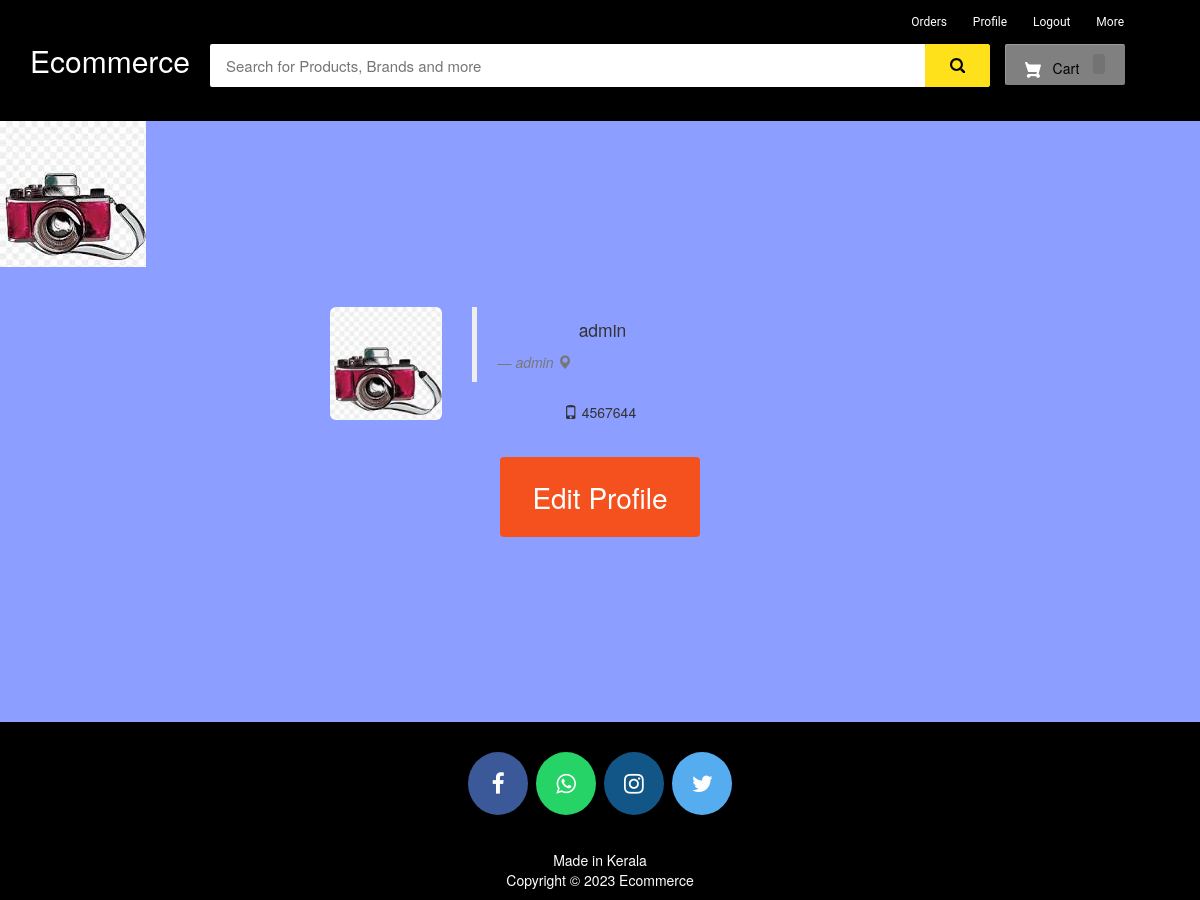
Page /my-profile (signed in) on the committed database.
### ecom/models.py (models this page shows, shortened)
class Customer(models.Model):
    user=models.OneToOneField(User,on_delete=models.CASCADE)
    profile_pic = models.ImageField(upload_to='profile_pics/')
    address = models.CharField(max_length=40)
    mobile = models.CharField(max_length=20,null=False)

### ecom/views.py (the view)
# urls.py: path('my-profile', views.my_profile_view,name='my-profile'),
@login_required(login_url='customerlogin')
@user_passes_test(is_customer)
def my_profile_view(request):
    customer=models.Customer.objects.get(user_id=request.user.id)
    return render(request,'ecom/my_profile.html',{'customer':customer})

### ecom/views.py (called while the page is built)
def is_customer(user):
    return user.groups.filter(name='CUSTOMER').exists()

### templates/ecom/my_profile.html (shortened to what this page needs)
{% extends 'ecom/customer_base.html' %}
{% load static %}
{% block content %}
<br><br><br>
<div style="padding-left:300px;" class="container">
        <div class="col-sm-2 col-md-2">
            <img src="{% static customer.profile_pic.url %}"   alt="profile pic" class="img-rounded img-responsive" />
        </div>
        <div class="col-sm-4 col-md-4">
            <blockquote>
                <p>{{request.user}}</p> <small><cite title="Source Title">{{customer.address}}  <i class="glyphicon glyphicon-map-marker"></i></cite></small>
            </blockquote>
            <p> <i class="glyphicon glyphicon-phone"></i> {{customer.mobile}}
            </p>
        </div>
</div>
<br>
<div style="text-align: center;">
  <a href="/edit-profile"><button class="button" ><span>Edit Profile </span></button></a>
</div>
<br><br><br><br><br><br>
{% endblock content %}

### templates/ecom/customer_base.html (shortened to what this page needs)
<html>
{% load static %}
<head>
<link rel="stylesheet" href="https://maxcdn.bootstrapcdn.com/bootstrap/3.3.0/css/bootstrap.min.css">
<link rel="stylesheet" href="https://maxcdn.bootstrapcdn.com/font-awesome/4.7.0/css/font-awesome.min.css">
</head>
<body>
<div id="navbar">
    <div class="container">
        <div class="row row1">
            <ul class="largenav pull-right">
                <li class="upper-links"><a class="links" href="/my-order">Orders</a></li>
                <li class="upper-links"><a class="links" href="/my-profile">Profile</a></li>
                  <li class="upper-links"><a class="links" href="/logout">Logout</a></li>
                <li class="upper-links dropdown"><a class="links" href="">More</a>
                </li>
            </ul>
        </div>
        <div class="row row2">
            <div class="col-sm-2">
                <h2 style="margin:0px;"><a style="text-decoration:none; color:white;" href="/"><span class="largenav">Ecommerce </span></a></h2>
            </div>
            <div class="navbar-search smallsearch col-sm-8 col-xs-11">
              <form  action="/search" method="get">
                <div class="row"> <input class="navbar-input col-xs-11" type="search" placeholder="Search for Products, Brands and more" name="query" id="query">
                  <button class="navbar-button col-xs-1" type="submit">
                  </button>
                </div>
              </form>
            </div>
            <div class="cart1 largenav col-sm-2"> <a class="cart-button" href="/cart">  Cart <span class="item-number ">{{ product_count_in_cart }}</span> </a> </div>
        </div>
    </div>
</div>
{% if customer.profile_pic %}
<img src="{{ customer.profile_pic.url }}" alt="Profile Picture">
{% else %}
<p>No profile picture available.</p>
{% endif %}
{% block content %}
{% endblock content %}
<br><br><br>
<footer>
  <p>
    <a id="ftr" href="https://facebook.com/" class="fa fa-facebook"></a>
    <a id="ftr" href="https://api.whatsapp.com/" class="fa fa-whatsapp"></a>
    <a id="ftr" href="https://instagram.com/" class="fa fa-instagram"></a>
    <a id="ftr" href="https://twitter.com/" class="fa fa-twitter"></a>
  </p>
  <br>
  <div class="container">
    <div class="row">
      <div class="col-md-12 col-sm-12">
        <div style="color:#ffffff;" class="wow fadeInUp footer-copyright">
          <p>Made in Kerala <br>
            Copyright &copy; 2023 Ecommerce</p>
        </div>
      </div>
    </div>
  </div>
</footer>
</body>
</html>

### templates/ecom/customer_base.html (style rules this page uses)
body { background-color: #ebe0e0 }
#navbar { background-color: #000; color: black; }
.row1 { padding-top: 10px; padding-right: 50px }
.row2 { padding-bottom: 20px }
.navbar-input { padding: 11px 16px; border-radius: 2px 0 0 2px; border: 0 none; outline: 0 none; font-size: 15px }
.navbar-button { background-color: #ffe11b; border: 1px solid #ffe11b; border-radius: 0 2px 2px 0; color: #565656; padding: 10px 0; height: 43px; cursor: pointer }
.cart-button { background-color: #808080; box-shadow: 0 4px 4px 0 rgba(0, 0, 0, .23), inset 1px 1px 0 0 hsla(0, 0%, 100%, .2); padding: 10px 0; text-align: center; height: 41px; border-radius: 2px; font-weight: 500; width: 120px; display: inline-block; color: #FFFFFF; text-decoration: none; color: inherit; border: none; outline: none }
.cart-svg { display: inline-block; width: 16px; height: 16px; vertical-align: middle; margin-right: 8px }
.item-number { border-radius: 3px; background-color: rgba(0, 0, 0, .1); height: 20px; padding: 3px 6px; font-weight: 500; display: inline-block; color: #fff; line-height: 12px; margin-left: 10px }
.upper-links { display: inline-block; padding: 0 11px; line-height: 23px; font-family: 'Roboto', sans-serif; letter-spacing: 0; color: inherit; border: none; outline: none; font-size: 12px }
.dropdown { position: relative; display: inline-block; margin-bottom: 0px }
.links { color: #fff; text-decoration: none }
.largenav { display: none }
.smallsearch { margin-left: 15px; margin-top: 15px }
footer { padding: 0px 0px 0px 0px; background-color: black; margin: 0px; }
#ftr { padding: 20px; }
.fa { font-size: 23px; width: 60px; text-align: center; text-decoration: none; margin: 5px 2px; border-radius: 50%; }
.fa-facebook { background: #3B5998; color: white; margin-top: 30px; }
.fa-whatsapp { background: #25d366; color: white; }
.fa-twitter { background: #55ACEE; color: white; }
.fa-instagram { background: #125688; color: white; }
p { text-align: center; }
@media screen and (min-width: 768px) { .largenav { display: block } }
@media screen and (min-width: 768px) { .smallsearch { margin: 0px } }

### templates/ecom/my_profile.html (style rules this page uses)
body { background-color:#8c9eff; }
.button { display: inline-block; border-radius: 4px; background-color: #f4511e; border: none; color: #FFFFFF; text-align: center; font-size: 28px; padding: 20px; width: 200px; transition: all 0.5s; cursor: pointer; margin: 5px; }
.button span { cursor: pointer; display: inline-block; position: relative; transition: 0.5s; }
.button span:after { content: '\00bb'; position: absolute; opacity: 0; top: 0; right: -20px; transition: 0.5s; }

### rows in the picture
Customer: profile_pic (picture), address "admin", mobile "4567644"

### other values in the picture
{{ request.user }} "admin"
